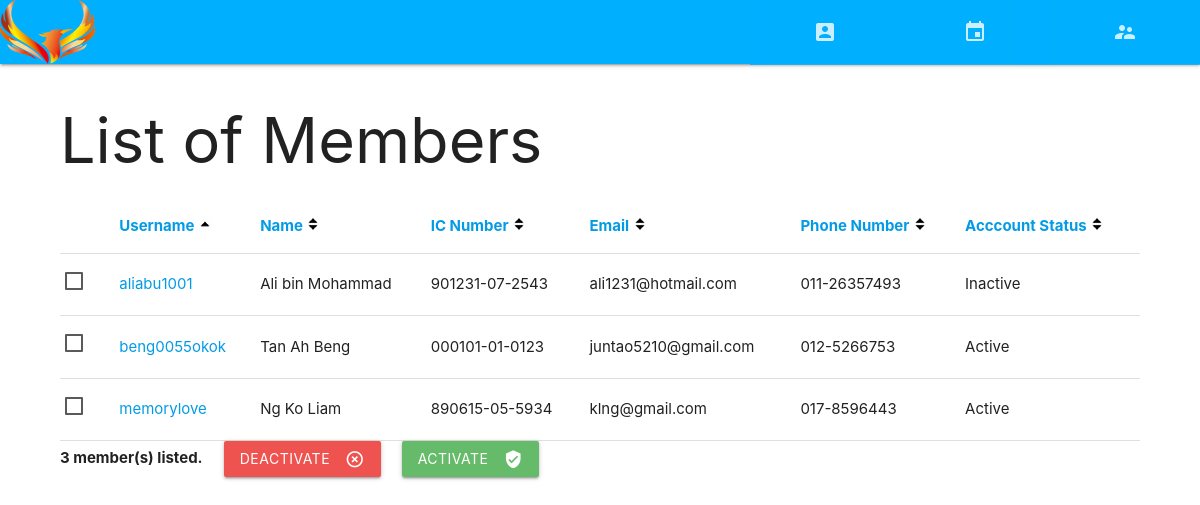
The app's page /adminMemberList.php with its own data.
### tables this page shows
CREATE TABLE IF NOT EXISTS `member` (
  `username` varchar(20) NOT NULL,
  `name` varchar(25) NOT NULL,
  `icNum` char(14) NOT NULL,
  `email` varchar(35) NOT NULL,
  `phone_no` char(12) NOT NULL,
  `password` varchar(30) NOT NULL,
  `q1` int(1) NOT NULL,
  `a1` varchar(20) NOT NULL,
  `q2` int(1) NOT NULL,
  `a2` varchar(20) NOT NULL,
  `u_status` char(1) NOT NULL
);

### adminMemberList.php (the view, shortened to what this page needs)
<!DOCTYPE html>
<?php
$header = array(
    "username" => "Username",
    "name" => "Name",
    "icNum" => "IC Number",
    "email" => "Email",
    "phone_no" => "Phone Number",
    "u_status" => "Acccount Status"
);
?>
<html>
    <head>
    </head>
    <body>
        <header><?php include_once './adminheader.php';?></header>
        <div style="padding-left: 5%;padding-right: 5%;">
        <h1>List of Members</h1>
        <form method="post" action="">
            <table class="highlight">
                    <?php
                    isset($_GET['sort'])?$sort = $_GET['sort']: $sort = 'username';
                    isset($_GET['order'])?$order = $_GET['order']: $order = "ASC";
                    echo "<tr><th></th>";
                    foreach ($header as $key => $value){
                        if($key == $sort){
                            printf("<th><a href='?sort=%s&order=%s'>%s</a> <img src='img/%s' alt='%s'/></th>", $key,
                                $order == 'ASC'?"DESC":"ASC", $value,
                                $order == 'ASC'?"asc.png":"desc.png", $order == 'ASC'?"sort ascending":"sort descending");
                        }else{
                            printf("<th><a href='?sort=%s&order=ASC'>%s</a> <img src='img/sort.png' alt='sort' /></th>", $key, $value);
                        }
                    }
                    echo "</tr>";
                    $db = new mysqli(HOST, USER, PASS, NAME);
                    $sql = "select username, name, icNum, email, phone_no, u_status from member order by $sort $order";
                    if($res = $db->query($sql)){
                        while($row = $res->fetch_object()){
                            printf("<tr>
                                <td><label><input type='checkbox' name='chk[]' value='%s' class='green'/><span></span></label></td>
                                <td><a href='memberDetail.php?id=%s'>%s</a></td>
                                <td>%s</td>
                                <td>%s</td>
                                <td>%s</td>
                                <td>%s</td>
                                <td>%s</td>",
                                    $row->username, $row->username, $row->username, $row->name, $row->icNum, $row->email,
                                    $row->phone_no, $row->u_status=='A'?"Active":"Inactive");
                        }
                    }
                    ?>
            </table>
            <?php echo "<b>$res->num_rows member(s) listed.</b>"; ?>&nbsp;&nbsp;&nbsp;&nbsp;
            <button type="submit" name="btnDe" class="btn waves-effect waves-light" style="background-color: #ef5350;">Deactivate
                <i class="material-icons right">highlight_off</i>
            </button>&nbsp;&nbsp;&nbsp;&nbsp;
            <button type="submit" name="btnAc" class="btn waves-effect waves-light" style="background-color: #66bb6a;">Activate
                <i class="material-icons right">verified_user</i>
            </button>
        </form>
        </div>
    </body>
</html>

### records on screen
member: username "aliabu1001", name "Ali bin Mohammad", icNum "901231-07-2543", email "ali1231@hotmail.com", phone_no "011-26357493", u_status "Inactive"
member: username "beng0055okok", name "Tan Ah Beng", icNum "000101-01-0123", email "juntao5210@gmail.com", phone_no "012-5266753", u_status "Active"
member: username "memorylove", name "Ng Ko Liam", icNum "890615-05-5934", email "klng@gmail.com", phone_no "017-8596443", u_status "Active"

### other values on screen
$value "Username"
$value "Name"
$value "IC Number"
$value "Email"
$value "Phone Number"
$value "Acccount Status"
$res->num_rows "3"
